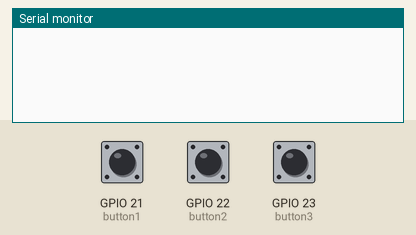
Simulated run of this sketch. Board: ESP32. Parts: the last lines printed to the serial monitor. Inputs (shaded band) come from the test bench; at power-on: GPIO 21 (button1) HIGH, GPIO 22 (button2) HIGH, GPIO 23 (button3) HIGH.

Above: at 1.2 s.
1.3 s: GPIO 21 (button1) pulled LOW for 0.15 s
At 2.7 s:
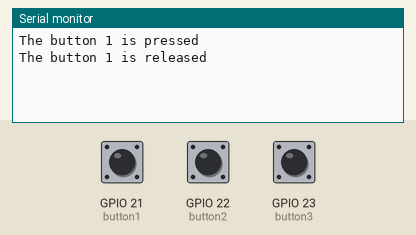
3.0 s: GPIO 22 (button2) pulled LOW for 0.15 s
At 3.18 s:
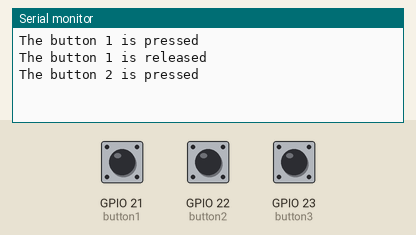
4.6 s: GPIO 23 (button3) pulled LOW for 0.15 s
At 5.2 s:
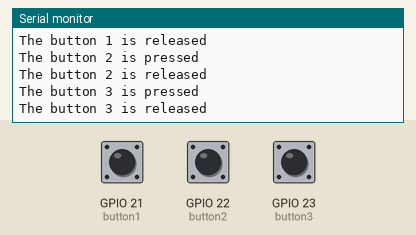

The sketch:

upload_simple2.ino
```cpp
/*
 * This ESP32 code is created by esp32io.com
 *
 * This ESP32 code is released in the public domain
 *
 * For more detail (instruction and wiring diagram), visit https://esp32io.com/tutorials/esp32-button-debounce
 */

#include <ezButton.h>

#define DEBOUNCE_TIME 50 // the debounce time in millisecond, increase this time if it still chatters

ezButton button1(21); // create ezButton object that attach to pin GIOP21;
ezButton button2(22); // create ezButton object that attach to pin GIOP22;
ezButton button3(23); // create ezButton object that attach to pin GIOP23;

void setup() {
  Serial.begin(9600);
  button1.setDebounceTime(DEBOUNCE_TIME); // set debounce time to 50 milliseconds
  button2.setDebounceTime(DEBOUNCE_TIME); // set debounce time to 50 milliseconds
  button3.setDebounceTime(DEBOUNCE_TIME); // set debounce time to 50 milliseconds
}

void loop() {
  button1.loop(); // MUST call the loop() function first
  button2.loop(); // MUST call the loop() function first
  button3.loop(); // MUST call the loop() function first

  if (button1.isPressed())
    Serial.println("The button 1 is pressed");

  if (button1.isReleased())
    Serial.println("The button 1 is released");

  if (button2.isPressed())
    Serial.println("The button 2 is pressed");

  if (button2.isReleased())
    Serial.println("The button 2 is released");

  if (button3.isPressed())
    Serial.println("The button 3 is pressed");

  if (button3.isReleased())
    Serial.println("The button 3 is released");
}
```

Measured:
- after the input at 1.3 s, the serial monitor: prints a new line after 0.05 s (image 1)
- after the input at 3.0 s, the serial monitor: prints a new line after 0.05 s (image 2)
- after the input at 4.6 s, the serial monitor: prints a new line after 0.05 s (image 3)
